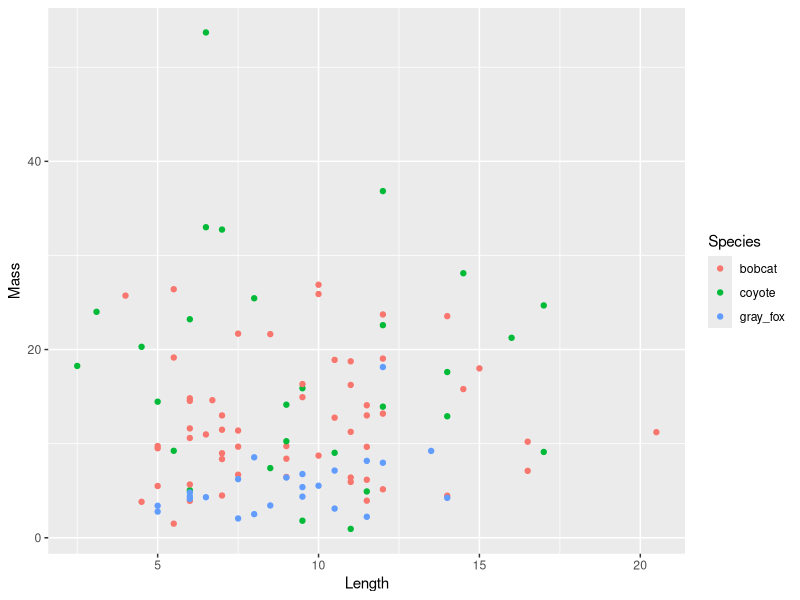
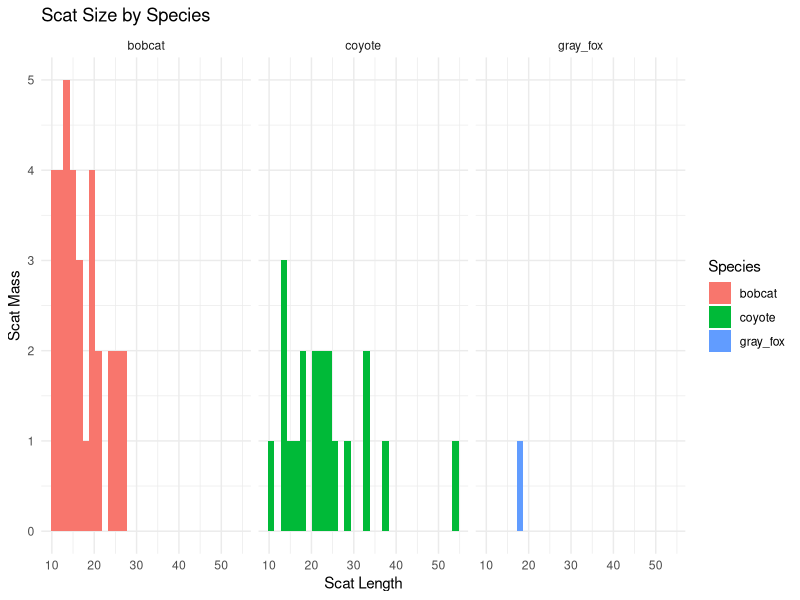
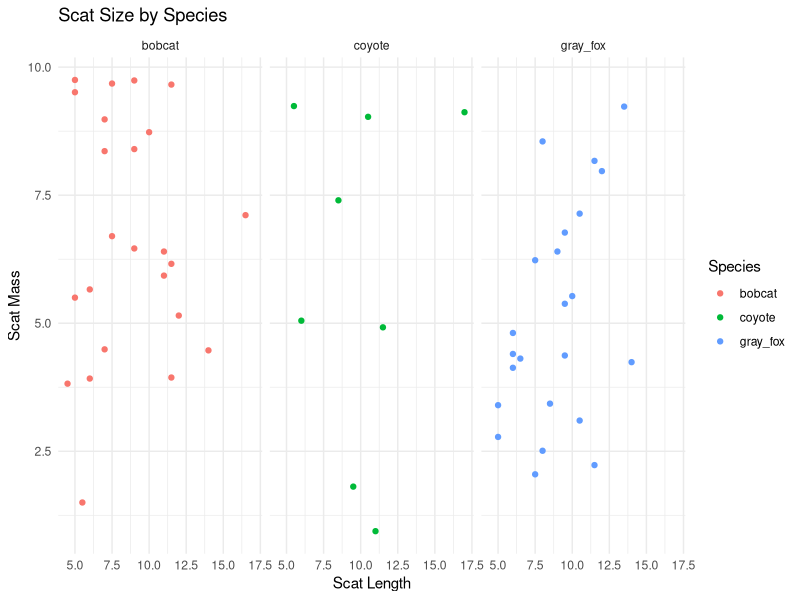
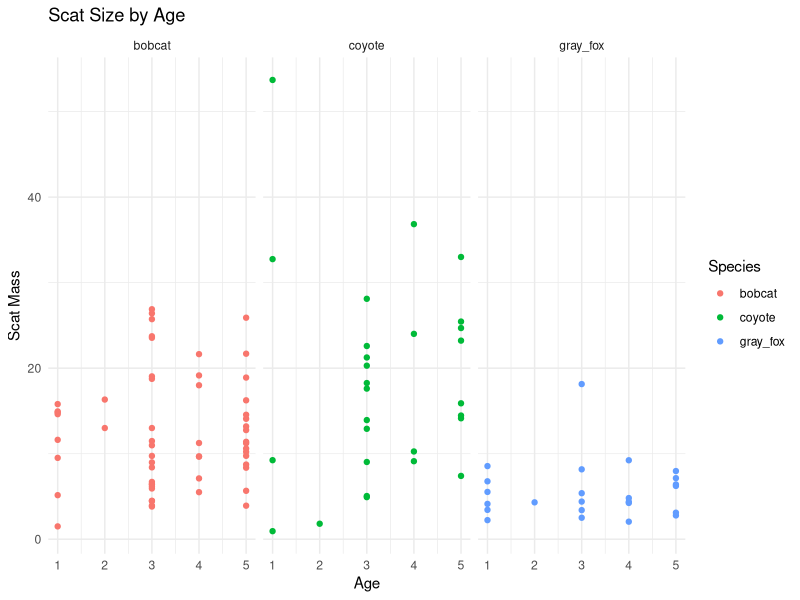
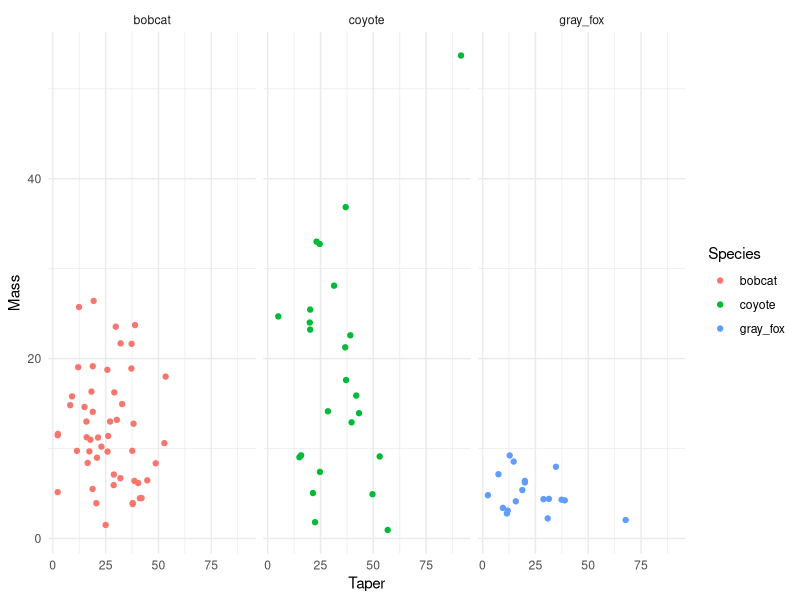
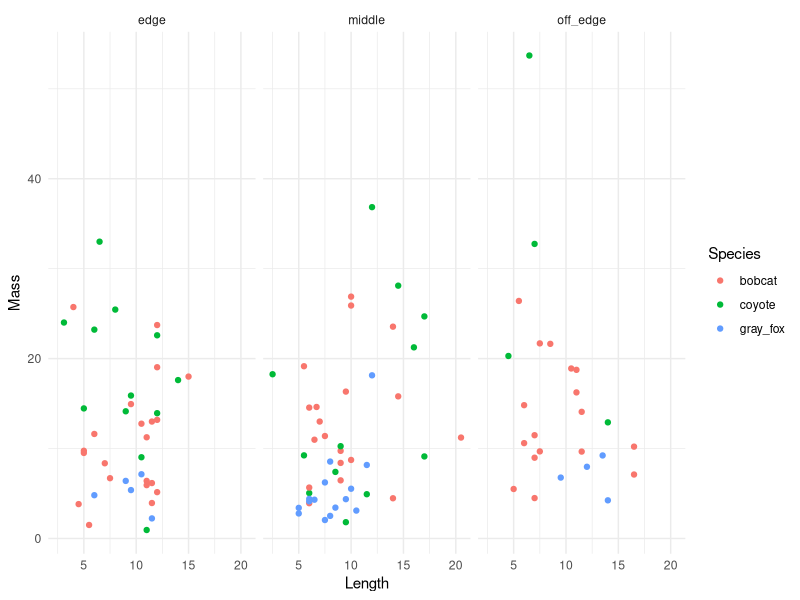
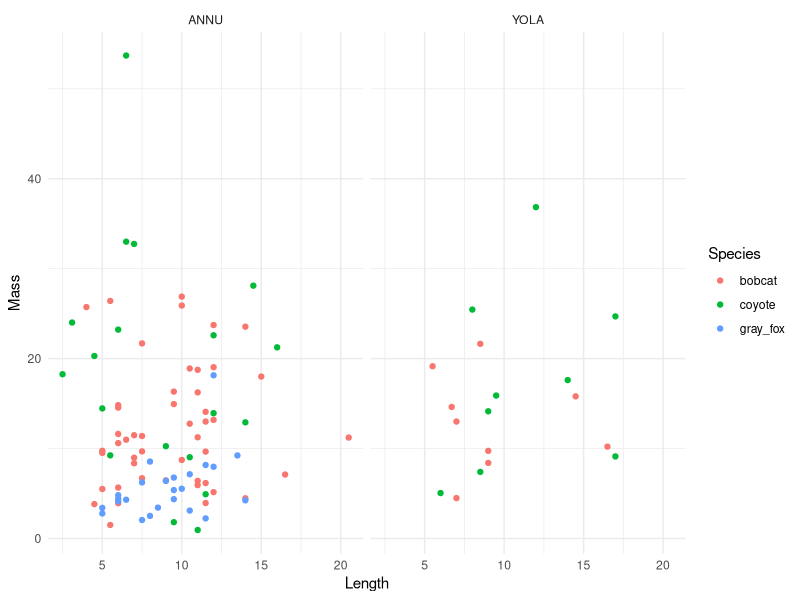
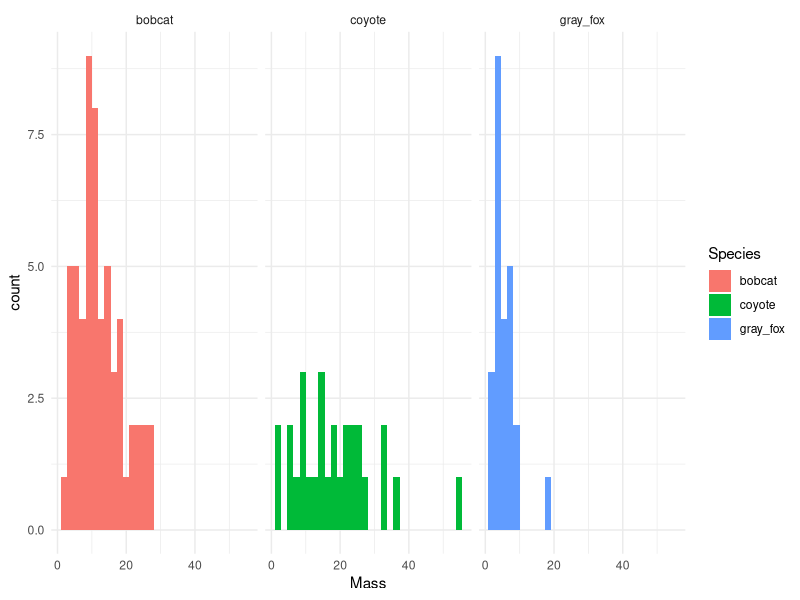

Generate these figures, in order, with R:
## ---- chunk 1
#| label: setup
#| message: false

library(tidyverse)
library(modeldata)

glimpse(scat)

## ---- chunk 2
#| include: false

ggplot(scat, aes(x = Length,
                 y = Mass,
                 color = Species)) +
  geom_point()
## ---- chunk 3
#| message: false

scat_small <- scat %>%
                filter(Mass > 10)

ggplot(scat_small, aes(x = Mass, 
                       fill = Species)) +
  geom_histogram() +
  facet_wrap(~Species) +
  labs(x = "Scat Length",
       y = "Scat Mass",
       title = "Scat Size by Species") +
  theme_minimal()
## ---- chunk 4
#| include: false

scat_small <- scat %>%
                filter(Mass < 10)

ggplot(scat_small, aes(x = Length,
                 y = Mass,
                 color = Species)) +
  geom_point() +
  facet_wrap(~Species) +
  labs(x = "Scat Length",
       y = "Scat Mass",
       title = "Scat Size by Species") +
  theme_minimal()
## ---- chunk 5

ggplot(scat, aes(x = Age,
                 y = Mass,
                 color = Species)) +
  geom_point() +
  facet_wrap(~Species) +
  labs(x = "Age",
       y = "Scat Mass",
       title = "Scat Size by Age") +
  theme_minimal()
## ---- chunk 6
#| include: false

ggplot(scat, aes(x = Taper,
                 y = Mass,
                 color = Species)) +
  geom_point() +
  facet_wrap(~Species) +
  theme_minimal()
## ---- chunk 7

#| include: false


ggplot(scat, aes(x = Length,
                 y = Mass,
                 color = Species)) +
  geom_point() +
  facet_wrap(~Species) +
  facet_wrap(~Location) +
  theme_minimal()
## ---- chunk 8

#| include: false


ggplot(scat, aes(x = Length,
                 y = Mass,
                 color = Species)) +
  geom_point() +
  facet_wrap(~Species) +
  facet_wrap(~Site) +
  theme_minimal()
## ---- chunk 9

#| message: false

ggplot(scat, aes(x = Mass,
                 fill = Species)) +
  geom_histogram() +
  facet_wrap(~Species) +
  theme_minimal()
## ---- chunk 10

#| message: false


ggplot(scat, aes(x = Site,
                 fill = Species)) +
  geom_bar() +
  facet_wrap(~Species) +
  theme_minimal()
